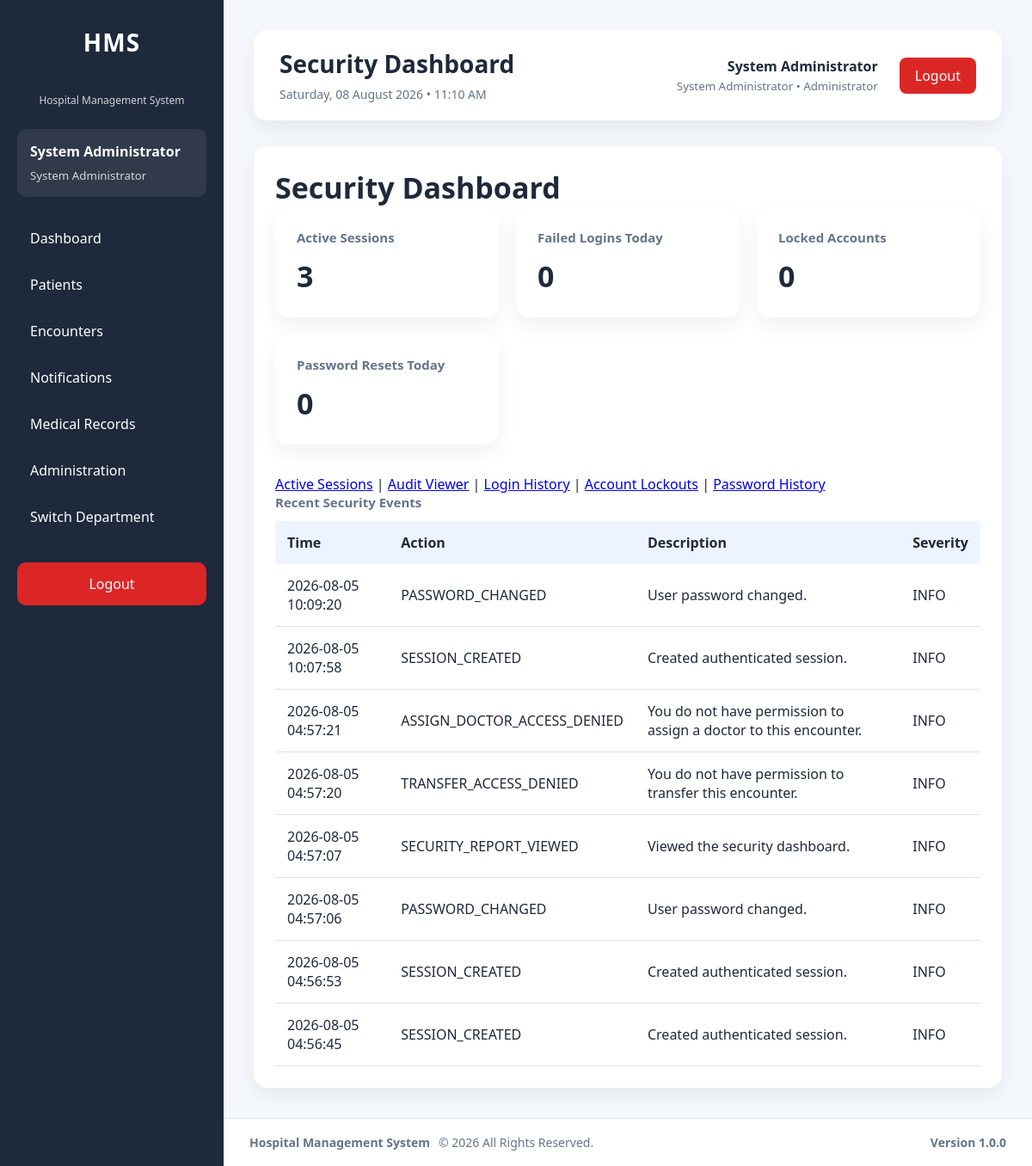
The page /modules/administration/security/dashboard.php (signed in) on the database as committed earlier.
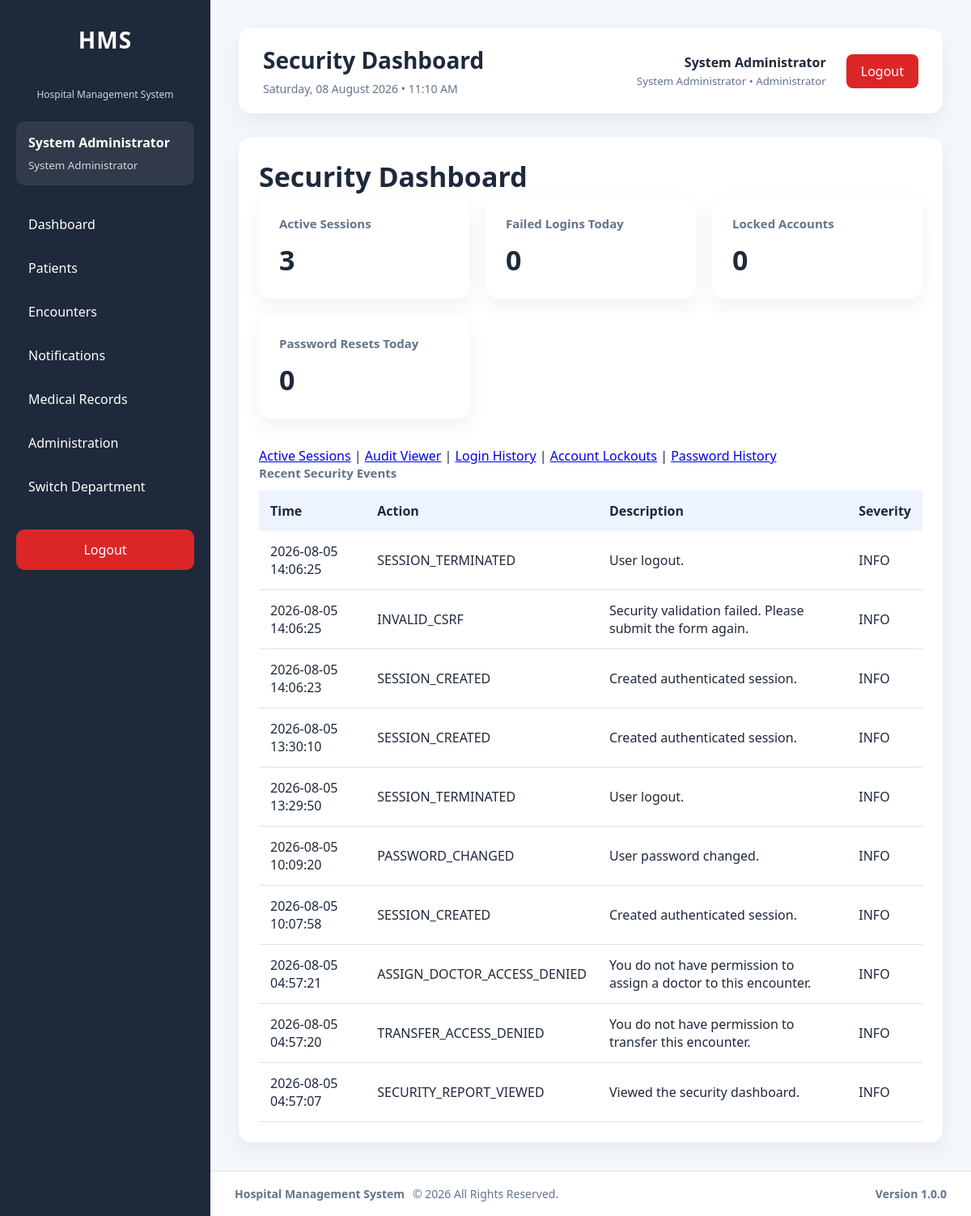
The same page on the database as committed later.
### tables this page shows
CREATE TABLE `audit_logs` (
  `id` int(11) NOT NULL AUTO_INCREMENT,
  `user_id` int(11) DEFAULT NULL,
  `visit_id` int(11) DEFAULT NULL,
  `patient_id` int(11) DEFAULT NULL,
  `module` varchar(100) NOT NULL,
  `action` varchar(100) NOT NULL,
  `description` text DEFAULT NULL,
  `ip_address` varchar(50) DEFAULT NULL,
  `user_agent` varchar(255) DEFAULT NULL,
  `department_id` int(11) DEFAULT NULL,
  `severity` varchar(20) NOT NULL DEFAULT 'INFO',
  `event_type` varchar(100) NOT NULL DEFAULT 'GENERAL',
  `created_at` timestamp NOT NULL DEFAULT current_timestamp(),
  PRIMARY KEY (`id`),
  KEY `idx_audit_user` (`user_id`),
  KEY `idx_audit_visit` (`visit_id`),
  KEY `idx_audit_patient_created` (`patient_id`,`created_at`),
  KEY `idx_audit_module` (`module`),
  KEY `idx_audit_created` (`created_at`),
  KEY `idx_audit_action_created` (`action`,`created_at`),
  KEY `idx_audit_user_created` (`user_id`,`created_at`),
  KEY `idx_audit_ip_created` (`ip_address`,`created_at`),
  KEY `idx_audit_department_created` (`department_id`,`created_at`),
  KEY `idx_audit_module_created` (`module`,`created_at`),
  KEY `idx_audit_event_created` (`event_type`,`created_at`),
  KEY `idx_audit_severity_created` (`severity`,`created_at`),
  KEY `idx_audit_visit_created` (`visit_id`,`created_at`),
  CONSTRAINT `fk_audit_department` FOREIGN KEY (`department_id`) REFERENCES `departments` (`id`) ON DELETE SET NULL ON UPDATE CASCADE,
  CONSTRAINT `fk_audit_patient` FOREIGN KEY (`patient_id`) REFERENCES `patients` (`id`) ON DELETE SET NULL ON UPDATE CASCADE,
  CONSTRAINT `fk_audit_user` FOREIGN KEY (`user_id`) REFERENCES `users` (`id`) ON DELETE SET NULL ON UPDATE CASCADE,
  CONSTRAINT `fk_audit_visit` FOREIGN KEY (`visit_id`) REFERENCES `visits` (`id`) ON DELETE SET NULL ON UPDATE CASCADE
);

### modules/administration/security/bootstrap.php (called while the page is built, shortened)
<?php
require_once __DIR__ . '/../../../config/auth.php';
require_once __DIR__ . '/../../../config/helpers.php';
require_once __DIR__ . '/../../../services/SessionService.php';
require_once __DIR__ . '/../../../services/AuditService.php';
$securityAuditService = new AuditService($pdo);

### services/AuditService.php (called while the page is built, shortened)
<?php
class AuditService
{
    private PDO $db;
    public function __construct(PDO $db)
    {
        $this->db = $db;
    }
    private function getClientIp(): string
    {
        $keys = [
            'HTTP_CLIENT_IP',
            'HTTP_X_FORWARDED_FOR',
            'REMOTE_ADDR'
        ];
        foreach ($keys as $key) {
            if (!empty($_SERVER[$key])) {
                return trim(explode(',', $_SERVER[$key])[0]);
            }
        }
        return 'UNKNOWN';
    }
    public function search(array $filters = [], int $page = 1, int $perPage = 50): array
    {
        $page = max(1, $page);
        $perPage = min(100, max(1, $perPage));
        $where = [];
        $parameters = [];
        if (!empty($filters['module'])) {
            $where[] = 'a.module = :module';
            $parameters[':module'] = $filters['module'];
        }
        $condition = $where ? ' WHERE ' . implode(' AND ', $where) : '';
        $countStmt = $this->db->prepare('SELECT COUNT(*) FROM audit_logs a' . $condition);
        $countStmt->execute($parameters);
        $total = (int)$countStmt->fetchColumn();
        $sql = '
            SELECT a.*, u.first_name, u.last_name, u.username,
                   d.department_name
            FROM audit_logs a
            LEFT JOIN users u ON u.id = a.user_id
            LEFT JOIN departments d ON d.id = a.department_id
        ' . $condition . ' ORDER BY a.created_at DESC, a.id DESC LIMIT :limit OFFSET :offset';
        $stmt = $this->db->prepare($sql);
        foreach ($parameters as $key => $value) {
            $stmt->bindValue($key, $value);
        }
        $stmt->bindValue(':limit', $perPage, PDO::PARAM_INT);
        $stmt->bindValue(':offset', ($page - 1) * $perPage, PDO::PARAM_INT);
        $stmt->execute();
        return [
            'success' => true,
            'data' => $stmt->fetchAll(PDO::FETCH_ASSOC),
            'total' => $total,
            'page' => $page,
            'per_page' => $perPage,
            'errors' => []
        ];
    }
    public function securitySummary(): array
    {
        $queries = [
            'active_sessions' => "SELECT COUNT(*) FROM active_sessions WHERE status = 'Active'",
            'failed_logins_today' => "SELECT COUNT(*) FROM audit_logs WHERE action = 'LOGIN_FAILED' AND created_at >= CURDATE()",
            'locked_accounts' => "SELECT COUNT(*) FROM users WHERE locked_at IS NOT NULL",
            'password_resets_today' => "SELECT COUNT(*) FROM audit_logs WHERE action = 'PASSWORD_RESET' AND created_at >= CURDATE()",
            'security_events_today' => "SELECT COUNT(*) FROM audit_logs WHERE module = 'Security' AND created_at >= CURDATE()"
        ];
        $summary = [];
        foreach ($queries as $key => $sql) {
            $summary[$key] = (int)$this->db->query($sql)->fetchColumn();
        }
        return ['success' => true, 'data' => $summary, 'errors' => []];
    }
}

### config/helpers.php (called while the page is built, shortened)
<?php
function e($value): string
{
    return htmlspecialchars(
        (string)$value,
        ENT_QUOTES,
        'UTF-8'
    );
}

### modules/administration/security/dashboard.php (the view, shortened to what the changed rows need)
<?php
require_once __DIR__ . '/bootstrap.php';
$securityAuditService->log(
    (int)$currentUser['id'],
    null,
    'Security',
    'SECURITY_REPORT_VIEWED',
    'Viewed the security dashboard.',
    $_SESSION['active_department_id'] ?? null,
    'INFO',
    'SECURITY_REPORT_VIEWED'
);
$summary = $securityAuditService->securitySummary()['data'] ?? [];
$recent = $securityAuditService->search(['module' => 'Security'], 1, 10)['data'] ?? [];
require_once __DIR__ . '/../../../layouts/header.php';
require_once __DIR__ . '/../../../layouts/sidebar.php';
?>
<main class="content">
    <?php require_once __DIR__ . '/../../../layouts/navbar.php'; ?>
    <section class="card">
        <h2>Security Dashboard</h2>
        <div class="stats">
            <div class="card"><h3>Active Sessions</h3><h2><?= (int)($summary['active_sessions'] ?? 0) ?></h2></div>
            <div class="card"><h3>Failed Logins Today</h3><h2><?= (int)($summary['failed_logins_today'] ?? 0) ?></h2></div>
            <div class="card"><h3>Locked Accounts</h3><h2><?= (int)($summary['locked_accounts'] ?? 0) ?></h2></div>
            <div class="card"><h3>Password Resets Today</h3><h2><?= (int)($summary['password_resets_today'] ?? 0) ?></h2></div>
        </div>
        <table><thead><tr><th>Time</th><th>Action</th><th>Description</th><th>Severity</th></tr></thead><tbody>
        <?php foreach ($recent as $event): ?><tr><td><?= e($event['created_at']) ?></td><td><?= e($event['action']) ?></td><td><?= e($event['description']) ?></td><td><?= e($event['severity']) ?></td></tr><?php endforeach; ?>
        </tbody></table>
    </section>
</main>
<?php require_once __DIR__ . '/../../../layouts/footer.php'; ?>

Rows that differ between the two databases and show on the page:
no longer on this page (row unchanged): audit_logs: created_at "2026-08-05 04:57:06", action "PASSWORD_CHANGED", description "User password changed.", severity "INFO"
no longer on this page (row unchanged): audit_logs: created_at "2026-08-05 04:56:53", action "SESSION_CREATED", description "Created authenticated session.", severity "INFO"
no longer on this page (row unchanged): audit_logs: created_at "2026-08-05 04:56:45", action "SESSION_CREATED", description "Created authenticated session.", severity "INFO"
added audit_logs: created_at "2026-08-05 14:06:25", action "SESSION_TERMINATED", description "User logout.", severity "INFO"
added audit_logs: created_at "2026-08-05 14:06:25", action "INVALID_CSRF", description "Security validation failed. Please submit the form again.", severity "INFO"
added audit_logs: created_at "2026-08-05 14:06:23", action "SESSION_CREATED", description "Created authenticated session.", severity "INFO"
added audit_logs: created_at "2026-08-05 13:30:10", action "SESSION_CREATED", description "Created authenticated session.", severity "INFO"
added audit_logs: created_at "2026-08-05 13:29:50", action "SESSION_TERMINATED", description "User logout.", severity "INFO"
